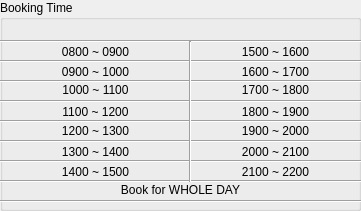
     <widget class="QGroupBox" name="time1hourbox">
      <property name="geometry">
       <rect>
        <x>10</x>
        <y>240</y>
        <width>361</width>
        <height>211</height>
       </rect>
      </property>
      <property name="title">
       <string>Booking Time</string>
      </property>
      <widget class="Line" name="line_32">
       <property name="geometry">
        <rect>
         <x>0</x>
         <y>51</y>
         <width>381</width>
         <height>20</height>
        </rect>
       </property>
       <property name="orientation">
        <enum>Qt::Horizontal</enum>
       </property>
      </widget>
      <widget class="Line" name="line_33">
       <property name="geometry">
        <rect>
         <x>0</x>
         <y>31</y>
         <width>381</width>
         <height>20</height>
        </rect>
       </property>
       <property name="orientation">
        <enum>Qt::Horizontal</enum>
       </property>
      </widget>
      <widget class="Line" name="line_34">
       <property name="geometry">
        <rect>
         <x>0</x>
         <y>71</y>
         <width>381</width>
         <height>20</height>
        </rect>
       </property>
       <property name="orientation">
        <enum>Qt::Horizontal</enum>
       </property>
      </widget>
      <widget class="Line" name="line_35">
       <property name="geometry">
        <rect>
         <x>0</x>
         <y>91</y>
         <width>381</width>
         <height>20</height>
        </rect>
       </property>
       <property name="orientation">
        <enum>Qt::Horizontal</enum>
       </property>
      </widget>
      <widget class="Line" name="line_36">
       <property name="geometry">
        <rect>
         <x>0</x>
         <y>111</y>
         <width>381</width>
         <height>20</height>
        </rect>
       </property>
       <property name="orientation">
        <enum>Qt::Horizontal</enum>
       </property>
      </widget>
      <widget class="Line" name="line_37">
       <property name="geometry">
        <rect>
         <x>0</x>
         <y>131</y>
         <width>381</width>
         <height>20</height>
        </rect>
       </property>
       <property name="orientation">
        <enum>Qt::Horizontal</enum>
       </property>
      </widget>
      <widget class="Line" name="line_38">
       <property name="geometry">
        <rect>
         <x>0</x>
         <y>151</y>
         <width>381</width>
         <height>20</height>
        </rect>
       </property>
       <property name="orientation">
        <enum>Qt::Horizontal</enum>
       </property>
      </widget>
      <widget class="Line" name="line_39">
       <property name="geometry">
        <rect>
         <x>0</x>
         <y>171</y>
         <width>381</width>
         <height>20</height>
        </rect>
       </property>
       <property name="orientation">
        <enum>Qt::Horizontal</enum>
       </property>
      </widget>
      <widget class="QPushButton" name="btn_8am">
       <property name="geometry">
        <rect>
         <x>0</x>
         <y>41</y>
         <width>191</width>
         <height>21</height>
        </rect>
       </property>
       <property name="styleSheet">
        <string notr="true"/>
       </property>
       <property name="text">
        <string>0800 ~ 0900</string>
       </property>
       <property name="autoDefault">
        <bool>false</bool>
       </property>
       <property name="flat">
        <bool>true</bool>
       </property>
      </widget>
      <widget class="QPushButton" name="btn_9am">
       <property name="geometry">
        <rect>
         <x>0</x>
         <y>61</y>
         <width>191</width>
         <height>21</height>
        </rect>
       </property>
       <property name="text">
        <string>0900 ~ 1000</string>
       </property>
       <property name="flat">
        <bool>true</bool>
       </property>
      </widget>
      <widget class="QPushButton" name="btn_10am">
       <property name="geometry">
        <rect>
         <x>0</x>
         <y>79</y>
         <width>191</width>
         <height>21</height>
        </rect>
       </property>
       <property name="text">
        <string>1000 ~ 1100</string>
       </property>
       <property name="flat">
        <bool>true</bool>
       </property>
      </widget>
      <widget class="QPushButton" name="btn_11am">
       <property name="geometry">
        <rect>
         <x>0</x>
         <y>101</y>
         <width>191</width>
         <height>21</height>
        </rect>
       </property>
       <property name="text">
        <string>1100 ~ 1200</string>
       </property>
       <property name="flat">
        <bool>true</bool>
       </property>
      </widget>
      <widget class="QPushButton" name="btn_12pm">
       <property name="geometry">
        <rect>
         <x>0</x>
         <y>120</y>
         <width>191</width>
         <height>21</height>
        </rect>
       </property>
       <property name="text">
        <string>1200 ~ 1300</string>
       </property>
       <property name="flat">
        <bool>true</bool>
       </property>
      </widget>
      <widget class="QPushButton" name="btn_1pm">
       <property name="geometry">
        <rect>
         <x>0</x>
         <y>141</y>
         <width>191</width>
         <height>21</height>
        </rect>
       </property>
       <property name="text">
        <string>1300 ~ 1400</string>
       </property>
       <property name="flat">
        <bool>true</bool>
       </property>
      </widget>
      <widget class="QPushButton" name="btn_2pm">
       <property name="geometry">
        <rect>
         <x>0</x>
         <y>161</y>
         <width>191</width>
         <height>21</height>
        </rect>
       </property>
       <property name="text">
        <string>1400 ~ 1500</string>
       </property>
       <property name="flat">
        <bool>true</bool>
       </property>
      </widget>
      <widget class="QPushButton" name="btn_3pm">
       <property name="geometry">
        <rect>
         <x>190</x>
         <y>41</y>
         <width>171</width>
         <height>21</height>
        </rect>
       </property>
       <property name="text">
        <string>1500 ~ 1600</string>
       </property>
       <property name="flat">
        <bool>true</bool>
       </property>
      </widget>
      <widget class="QPushButton" name="btn_4pm">
       <property name="geometry">
        <rect>
         <x>190</x>
         <y>61</y>
         <width>171</width>
         <height>21</height>
        </rect>
       </property>
       <property name="text">
        <string>1600 ~ 1700</string>
       </property>
       <property name="flat">
        <bool>true</bool>
       </property>
      </widget>
      <widget class="QPushButton" name="btn_5pm">
       <property name="geometry">
        <rect>
         <x>190</x>
         <y>79</y>
         <width>171</width>
         <height>21</height>
        </rect>
       </property>
       <property name="text">
        <string>1700 ~ 1800</string>
       </property>
       <property name="flat">
        <bool>true</bool>
       </property>
      </widget>
      <widget class="QPushButton" name="btn_6pm">
       <property name="geometry">
        <rect>
         <x>190</x>
         <y>101</y>
         <width>171</width>
         <height>21</height>
        </rect>
       </property>
       <property name="text">
        <string>1800 ~ 1900</string>
       </property>
       <property name="flat">
        <bool>true</bool>
       </property>
      </widget>
      <widget class="QPushButton" name="btn_7pm">
       <property name="geometry">
        <rect>
         <x>190</x>
         <y>120</y>
         <width>171</width>
         <height>21</height>
        </rect>
       </property>
       <property name="text">
        <string>1900 ~ 2000</string>
       </property>
       <property name="flat">
        <bool>true</bool>
       </property>
      </widget>
      <widget class="QPushButton" name="btn_8pm">
       <property name="geometry">
        <rect>
         <x>190</x>
         <y>141</y>
         <width>171</width>
         <height>21</height>
        </rect>
       </property>
       <property name="text">
        <string>2000 ~ 2100</string>
       </property>
       <property name="flat">
        <bool>true</bool>
       </property>
      </widget>
      <widget class="QPushButton" name="btn_9pm">
       <property name="geometry">
        <rect>
         <x>190</x>
         <y>161</y>
         <width>171</width>
         <height>21</height>
        </rect>
       </property>
       <property name="text">
        <string>2100 ~ 2200</string>
       </property>
       <property name="flat">
        <bool>true</bool>
       </property>
      </widget>
      <widget class="Line" name="line_46">
       <property name="geometry">
        <rect>
         <x>0</x>
         <y>311</y>
         <width>161</width>
         <height>16</height>
        </rect>
       </property>
       <property name="orientation">
        <enum>Qt::Horizontal</enum>
       </property>
      </widget>
      <widget class="Line" name="line_40">
       <property name="geometry">
        <rect>
         <x>180</x>
         <y>41</y>
         <width>20</width>
         <height>141</height>
        </rect>
       </property>
       <property name="orientation">
        <enum>Qt::Vertical</enum>
       </property>
      </widget>
      <widget class="QPushButton" name="btn_wholeday">
       <property name="geometry">
        <rect>
         <x>0</x>
         <y>179</y>
         <width>361</width>
         <height>21</height>
        </rect>
       </property>
       <property name="text">
        <string>Book for WHOLE DAY</string>
       </property>
       <property name="flat">
        <bool>true</bool>
       </property>
      </widget>
      <widget class="Line" name="line_42">
       <property name="geometry">
        <rect>
         <x>0</x>
         <y>191</y>
         <width>381</width>
         <height>20</height>
        </rect>
       </property>
       <property name="orientation">
        <enum>Qt::Horizontal</enum>
       </property>
      </widget>
      <zorder>line_33</zorder>
      <zorder>line_32</zorder>
      <zorder>line_34</zorder>
      <zorder>line_37</zorder>
      <zorder>btn_8am</zorder>
      <zorder>btn_9am</zorder>
      <zorder>btn_10am</zorder>
      <zorder>btn_12pm</zorder>
      <zorder>btn_1pm</zorder>
      <zorder>line_35</zorder>
      <zorder>line_36</zorder>
      <zorder>line_38</zorder>
      <zorder>line_39</zorder>
      <zorder>btn_11am</zorder>
      <zorder>btn_2pm</zorder>
      <zorder>btn_3pm</zorder>
      <zorder>btn_4pm</zorder>
      <zorder>btn_5pm</zorder>
      <zorder>btn_6pm</zorder>
      <zorder>btn_7pm</zorder>
      <zorder>btn_8pm</zorder>
      <zorder>btn_9pm</zorder>
      <zorder>line_46</zorder>
      <zorder>line_40</zorder>
      <zorder>btn_wholeday</zorder>
      <zorder>line_42</zorder>
     </widget>
